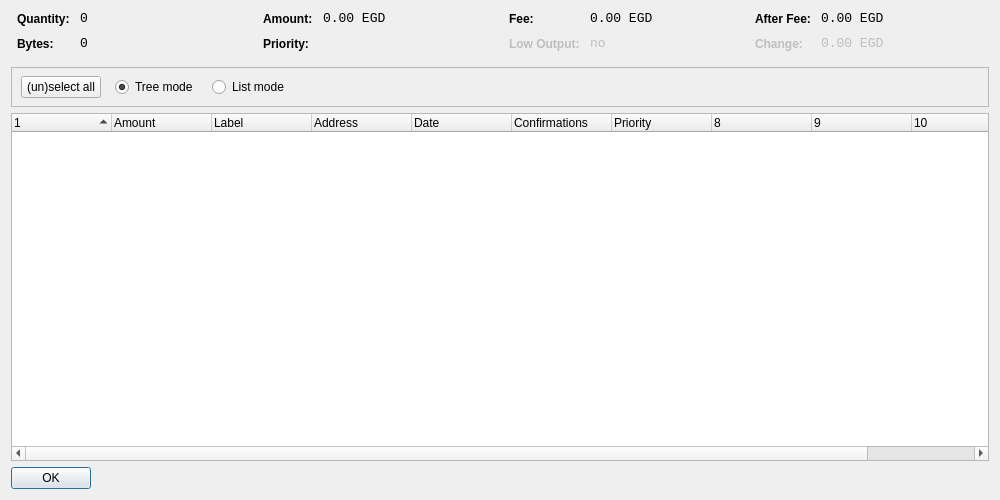
<?xml version="1.0" encoding="UTF-8"?>
<ui version="4.0">
 <class>CoinControlDialog</class>
 <widget class="QDialog" name="CoinControlDialog">
  <property name="geometry">
   <rect>
    <x>0</x>
    <y>0</y>
    <width>1000</width>
    <height>500</height>
   </rect>
  </property>
  <property name="windowTitle">
   <string>Coin Control</string>
  </property>
  <layout class="QVBoxLayout" name="verticalLayout">
   <item>
    <layout class="QHBoxLayout" name="horizontalLayoutTop" stretch="0,0,0,0">
     <property name="topMargin">
      <number>0</number>
     </property>
     <property name="bottomMargin">
      <number>10</number>
     </property>
     <item>
      <layout class="QFormLayout" name="formLayoutCoinControl1">
       <property name="horizontalSpacing">
        <number>10</number>
       </property>
       <property name="verticalSpacing">
        <number>10</number>
       </property>
       <property name="leftMargin">
        <number>6</number>
       </property>
       <property name="rightMargin">
        <number>6</number>
       </property>
       <item row="0" column="0">
        <widget class="QLabel" name="labelCoinControlQuantityText">
         <property name="styleSheet">
          <string notr="true">font-weight:bold;</string>
         </property>
         <property name="text">
          <string>Quantity:</string>
         </property>
        </widget>
       </item>
       <item row="0" column="1">
        <widget class="QLabel" name="labelCoinControlQuantity">
         <property name="font">
          <font>
           <family>Monospace</family>
           <pointsize>10</pointsize>
          </font>
         </property>
         <property name="cursor">
          <cursorShape>IBeamCursor</cursorShape>
         </property>
         <property name="contextMenuPolicy">
          <enum>Qt::ActionsContextMenu</enum>
         </property>
         <property name="text">
          <string notr="true">0</string>
         </property>
         <property name="textInteractionFlags">
          <set>Qt::LinksAccessibleByMouse|Qt::TextSelectableByKeyboard|Qt::TextSelectableByMouse</set>
         </property>
        </widget>
       </item>
       <item row="1" column="0">
        <widget class="QLabel" name="labelCoinControlBytesText">
         <property name="styleSheet">
          <string notr="true">font-weight:bold;</string>
         </property>
         <property name="text">
          <string>Bytes:</string>
         </property>
        </widget>
       </item>
       <item row="1" column="1">
        <widget class="QLabel" name="labelCoinControlBytes">
         <property name="font">
          <font>
           <family>Monospace</family>
           <pointsize>10</pointsize>
          </font>
         </property>
         <property name="cursor">
          <cursorShape>IBeamCursor</cursorShape>
         </property>
         <property name="contextMenuPolicy">
          <enum>Qt::ActionsContextMenu</enum>
         </property>
         <property name="text">
          <string notr="true">0</string>
         </property>
         <property name="textInteractionFlags">
          <set>Qt::LinksAccessibleByMouse|Qt::TextSelectableByKeyboard|Qt::TextSelectableByMouse</set>
         </property>
        </widget>
       </item>
      </layout>
     </item>
     <item>
      <layout class="QFormLayout" name="formLayoutCoinControl2">
       <property name="horizontalSpacing">
        <number>10</number>
       </property>
       <property name="verticalSpacing">
        <number>10</number>
       </property>
       <property name="leftMargin">
        <number>6</number>
       </property>
       <property name="rightMargin">
        <number>6</number>
       </property>
       <item row="0" column="0">
        <widget class="QLabel" name="labelCoinControlAmountText">
         <property name="styleSheet">
          <string notr="true">font-weight:bold;</string>
         </property>
         <property name="text">
          <string>Amount:</string>
         </property>
        </widget>
       </item>
       <item row="0" column="1">
        <widget class="QLabel" name="labelCoinControlAmount">
         <property name="font">
          <font>
           <family>Monospace</family>
           <pointsize>10</pointsize>
          </font>
         </property>
         <property name="cursor">
          <cursorShape>IBeamCursor</cursorShape>
         </property>
         <property name="contextMenuPolicy">
          <enum>Qt::ActionsContextMenu</enum>
         </property>
         <property name="text">
          <string notr="true">0.00 EGD</string>
         </property>
         <property name="textInteractionFlags">
          <set>Qt::LinksAccessibleByMouse|Qt::TextSelectableByKeyboard|Qt::TextSelectableByMouse</set>
         </property>
        </widget>
       </item>
       <item row="1" column="0">
        <widget class="QLabel" name="labelCoinControlPriorityText">
         <property name="styleSheet">
          <string notr="true">font-weight:bold;</string>
         </property>
         <property name="text">
          <string>Priority:</string>
         </property>
        </widget>
       </item>
       <item row="1" column="1">
        <widget class="QLabel" name="labelCoinControlPriority">
         <property name="font">
          <font>
           <family>Monospace</family>
           <pointsize>10</pointsize>
          </font>
         </property>
         <property name="cursor">
          <cursorShape>IBeamCursor</cursorShape>
         </property>
         <property name="contextMenuPolicy">
          <enum>Qt::ActionsContextMenu</enum>
         </property>
         <property name="text">
          <string/>
         </property>
         <property name="textInteractionFlags">
          <set>Qt::LinksAccessibleByMouse|Qt::TextSelectableByKeyboard|Qt::TextSelectableByMouse</set>
         </property>
        </widget>
       </item>
      </layout>
     </item>
     <item>
      <layout class="QFormLayout" name="formLayoutCoinControl3">
       <property name="horizontalSpacing">
        <number>10</number>
       </property>
       <property name="verticalSpacing">
        <number>10</number>
       </property>
       <property name="leftMargin">
        <number>6</number>
       </property>
       <property name="rightMargin">
        <number>6</number>
       </property>
       <item row="0" column="0">
        <widget class="QLabel" name="labelCoinControlFeeText">
         <property name="styleSheet">
          <string notr="true">font-weight:bold;</string>
         </property>
         <property name="text">
          <string>Fee:</string>
         </property>
        </widget>
       </item>
       <item row="0" column="1">
        <widget class="QLabel" name="labelCoinControlFee">
         <property name="font">
          <font>
           <family>Monospace</family>
           <pointsize>10</pointsize>
          </font>
         </property>
         <property name="cursor">
          <cursorShape>IBeamCursor</cursorShape>
         </property>
         <property name="contextMenuPolicy">
          <enum>Qt::ActionsContextMenu</enum>
         </property>
         <property name="text">
          <string notr="true">0.00 EGD</string>
         </property>
         <property name="textInteractionFlags">
          <set>Qt::LinksAccessibleByMouse|Qt::TextSelectableByKeyboard|Qt::TextSelectableByMouse</set>
         </property>
        </widget>
       </item>
       <item row="1" column="0">
        <widget class="QLabel" name="labelCoinControlLowOutputText">
         <property name="enabled">
          <bool>false</bool>
         </property>
         <property name="styleSheet">
          <string notr="true">font-weight:bold;</string>
         </property>
         <property name="text">
          <string>Low Output:</string>
         </property>
        </widget>
       </item>
       <item row="1" column="1">
        <widget class="QLabel" name="labelCoinControlLowOutput">
         <property name="enabled">
          <bool>false</bool>
         </property>
         <property name="font">
          <font>
           <family>Monospace</family>
           <pointsize>10</pointsize>
          </font>
         </property>
         <property name="cursor">
          <cursorShape>IBeamCursor</cursorShape>
         </property>
         <property name="contextMenuPolicy">
          <enum>Qt::ActionsContextMenu</enum>
         </property>
         <property name="text">
          <string notr="true">no</string>
         </property>
         <property name="textInteractionFlags">
          <set>Qt::LinksAccessibleByMouse|Qt::TextSelectableByKeyboard|Qt::TextSelectableByMouse</set>
         </property>
        </widget>
       </item>
      </layout>
     </item>
     <item>
      <layout class="QFormLayout" name="formLayoutCoinControl4">
       <property name="horizontalSpacing">
        <number>10</number>
       </property>
       <property name="verticalSpacing">
        <number>10</number>
       </property>
       <property name="leftMargin">
        <number>6</number>
       </property>
       <property name="rightMargin">
        <number>6</number>
       </property>
       <item row="0" column="0">
        <widget class="QLabel" name="labelCoinControlAfterFeeText">
         <property name="styleSheet">
          <string notr="true">font-weight:bold;</string>
         </property>
         <property name="text">
          <string>After Fee:</string>
         </property>
        </widget>
       </item>
       <item row="0" column="1">
        <widget class="QLabel" name="labelCoinControlAfterFee">
         <property name="font">
          <font>
           <family>Monospace</family>
           <pointsize>10</pointsize>
          </font>
         </property>
         <property name="cursor">
          <cursorShape>IBeamCursor</cursorShape>
         </property>
         <property name="contextMenuPolicy">
          <enum>Qt::ActionsContextMenu</enum>
         </property>
         <property name="text">
          <string notr="true">0.00 EGD</string>
         </property>
         <property name="textInteractionFlags">
          <set>Qt::LinksAccessibleByMouse|Qt::TextSelectableByKeyboard|Qt::TextSelectableByMouse</set>
         </property>
        </widget>
       </item>
       <item row="1" column="0">
        <widget class="QLabel" name="labelCoinControlChangeText">
         <property name="enabled">
          <bool>false</bool>
         </property>
         <property name="styleSheet">
          <string notr="true">font-weight:bold;</string>
         </property>
         <property name="text">
          <string>Change:</string>
         </property>
        </widget>
       </item>
       <item row="1" column="1">
        <widget class="QLabel" name="labelCoinControlChange">
         <property name="enabled">
          <bool>false</bool>
         </property>
         <property name="font">
          <font>
           <family>Monospace</family>
           <pointsize>10</pointsize>
          </font>
         </property>
         <property name="cursor">
          <cursorShape>IBeamCursor</cursorShape>
         </property>
         <property name="contextMenuPolicy">
          <enum>Qt::ActionsContextMenu</enum>
         </property>
         <property name="text">
          <string notr="true">0.00 EGD</string>
         </property>
         <property name="textInteractionFlags">
          <set>Qt::LinksAccessibleByMouse|Qt::TextSelectableByKeyboard|Qt::TextSelectableByMouse</set>
         </property>
        </widget>
       </item>
      </layout>
     </item>
    </layout>
   </item>
   <item>
    <widget class="QFrame" name="frame">
     <property name="minimumSize">
      <size>
       <width>0</width>
       <height>40</height>
      </size>
     </property>
     <property name="frameShape">
      <enum>QFrame::StyledPanel</enum>
     </property>
     <property name="frameShadow">
      <enum>QFrame::Sunken</enum>
     </property>
     <widget class="QWidget" name="horizontalLayoutWidget">
      <property name="geometry">
       <rect>
        <x>10</x>
        <y>0</y>
        <width>781</width>
        <height>41</height>
       </rect>
      </property>
      <layout class="QHBoxLayout" name="horizontalLayoutPanel" stretch="0,0,0,0">
       <property name="spacing">
        <number>14</number>
       </property>
       <item>
        <widget class="QPushButton" name="pushButtonSelectAll">
         <property name="sizePolicy">
          <sizepolicy hsizetype="Maximum" vsizetype="Fixed">
           <horstretch>0</horstretch>
           <verstretch>0</verstretch>
          </sizepolicy>
         </property>
         <property name="text">
          <string>(un)select all</string>
         </property>
        </widget>
       </item>
       <item>
        <widget class="QRadioButton" name="radioTreeMode">
         <property name="sizePolicy">
          <sizepolicy hsizetype="Maximum" vsizetype="Fixed">
           <horstretch>0</horstretch>
           <verstretch>0</verstretch>
          </sizepolicy>
         </property>
         <property name="text">
          <string>Tree mode</string>
         </property>
         <property name="checked">
          <bool>true</bool>
         </property>
        </widget>
       </item>
       <item>
        <widget class="QRadioButton" name="radioListMode">
         <property name="sizePolicy">
          <sizepolicy hsizetype="Maximum" vsizetype="Fixed">
           <horstretch>0</horstretch>
           <verstretch>0</verstretch>
          </sizepolicy>
         </property>
         <property name="text">
          <string>List mode</string>
         </property>
        </widget>
       </item>
       <item>
        <spacer name="horizontalSpacer">
         <property name="orientation">
          <enum>Qt::Horizontal</enum>
         </property>
         <property name="sizeHint" stdset="0">
          <size>
           <width>40</width>
           <height>20</height>
          </size>
         </property>
        </spacer>
       </item>
      </layout>
     </widget>
    </widget>
   </item>
   <item>
    <widget class="CoinControlTreeWidget" name="treeWidget">
     <property name="contextMenuPolicy">
      <enum>Qt::CustomContextMenu</enum>
     </property>
     <property name="sortingEnabled">
      <bool>false</bool>
     </property>
     <property name="columnCount">
      <number>11</number>
     </property>
     <attribute name="headerShowSortIndicator" stdset="0">
      <bool>true</bool>
     </attribute>
     <attribute name="headerStretchLastSection">
      <bool>false</bool>
     </attribute>
     <column>
      <property name="text">
       <string/>
      </property>
     </column>
     <column>
      <property name="text">
       <string>Amount</string>
      </property>
     </column>
     <column>
      <property name="text">
       <string>Label</string>
      </property>
     </column>
     <column>
      <property name="text">
       <string>Address</string>
      </property>
     </column>
     <column>
      <property name="text">
       <string>Date</string>
      </property>
     </column>
     <column>
      <property name="text">
       <string>Confirmations</string>
      </property>
      <property name="toolTip">
       <string>Confirmed</string>
      </property>
     </column>
     <column>
      <property name="text">
       <string>Priority</string>
      </property>
     </column>
     <column>
      <property name="text">
       <string/>
      </property>
     </column>
     <column>
      <property name="text">
       <string/>
      </property>
     </column>
     <column>
      <property name="text">
       <string/>
      </property>
     </column>
     <column>
      <property name="text">
       <string/>
      </property>
     </column>
    </widget>
   </item>
   <item>
    <widget class="QDialogButtonBox" name="buttonBox">
     <property name="sizePolicy">
      <sizepolicy hsizetype="Maximum" vsizetype="Fixed">
       <horstretch>0</horstretch>
       <verstretch>0</verstretch>
      </sizepolicy>
     </property>
     <property name="orientation">
      <enum>Qt::Horizontal</enum>
     </property>
     <property name="standardButtons">
      <set>QDialogButtonBox::Ok</set>
     </property>
    </widget>
   </item>
  </layout>
 </widget>
 <customwidgets>
  <customwidget>
   <class>CoinControlTreeWidget</class>
   <extends>QTreeWidget</extends>
   <header>coincontroltreewidget.h</header>
  </customwidget>
 </customwidgets>
 <resources/>
 <connections/>
</ui>
